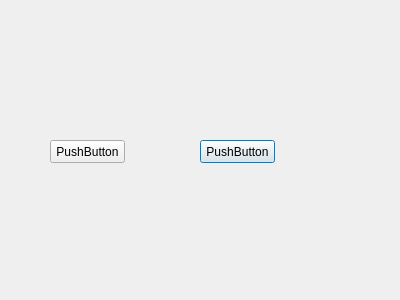
<?xml version="1.0" encoding="UTF-8"?>
<ui version="4.0">
 <class>Dialog</class>
 <widget class="QDialog" name="Dialog">
  <property name="geometry">
   <rect>
    <x>0</x>
    <y>0</y>
    <width>400</width>
    <height>300</height>
   </rect>
  </property>
  <property name="windowTitle">
   <string>Dialog</string>
  </property>
  <widget class="QPushButton" name="pushButton">
   <property name="geometry">
    <rect>
     <x>200</x>
     <y>140</y>
     <width>75</width>
     <height>23</height>
    </rect>
   </property>
   <property name="text">
    <string>PushButton</string>
   </property>
  </widget>
  <widget class="QPushButton" name="pushButton_2">
   <property name="geometry">
    <rect>
     <x>50</x>
     <y>140</y>
     <width>75</width>
     <height>23</height>
    </rect>
   </property>
   <property name="text">
    <string>PushButton</string>
   </property>
  </widget>
 </widget>
 <resources/>
 <connections/>
</ui>
